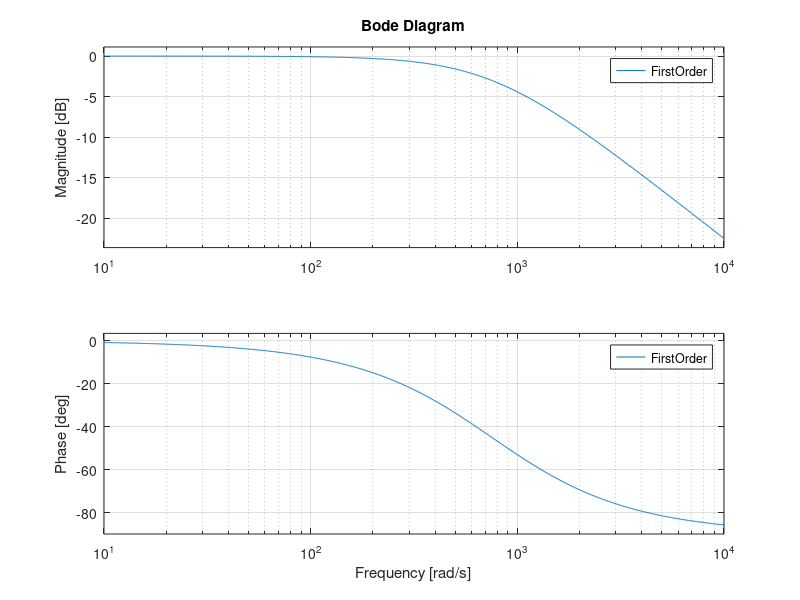
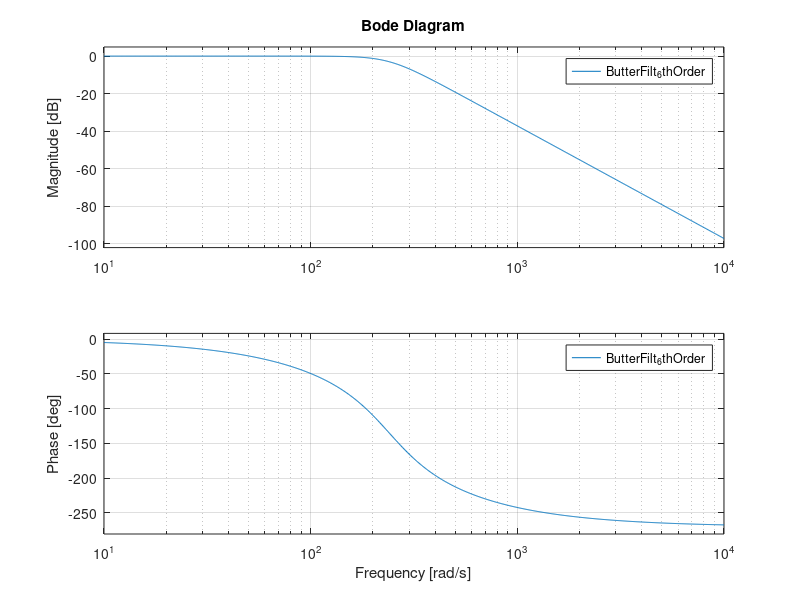
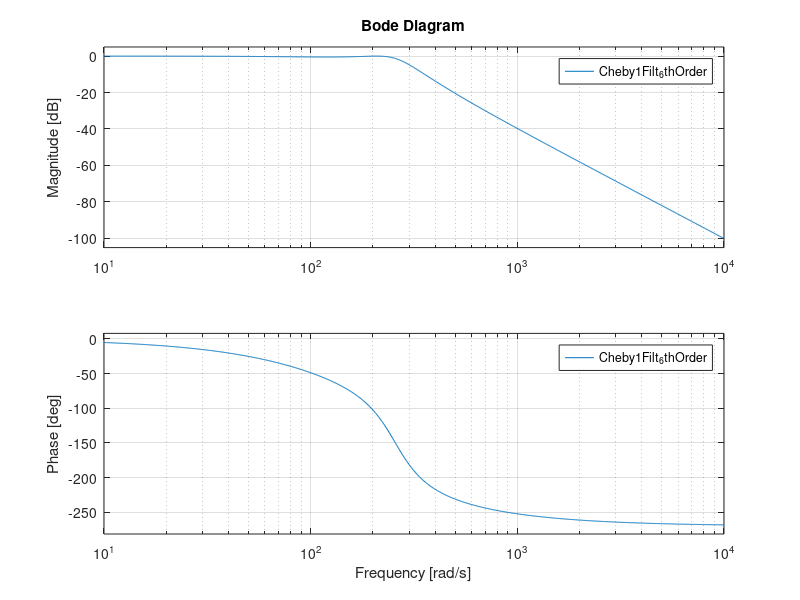
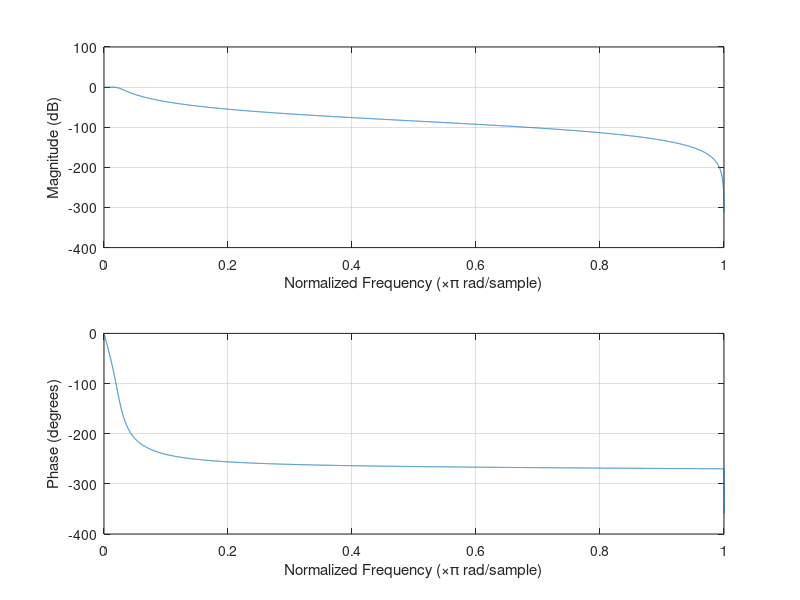

These charts were generated, in order, by the following MATLAB code:
%Filter Options 
pkg load control 
pkg load signal

clf
fc = 120;
fsamp = 12000;

s = tf('s');
figure(1); 
FirstOrder =  fc*2*pi/(s + fc*2*pi);
bode(FirstOrder);

figure(2); 
[b,a] = butter (3, 120*2, "s");
ButterFilt_6thOrder = tf(b,a);
bode(ButterFilt_6thOrder);

figure(3); 
[b,a] = cheby1(3,0.5,120*2,"s");
Cheby1Filt_6thOrder = tf(b,a);
bode(Cheby1Filt_6thOrder);

%Discrete
figure(4); 
[b,a] = butter (3, 200/8000);
ButterFilt_6thOrder = tf(b,a);
freqz(b,a,10000);
printf("b = ");
for i = 1:4
      printf("%.12f,",b(i));
endfor
printf("\n");
printf("a = ");
for i = 1:4
      printf("%.12f,",a(i));
endfor
printf("\n");

figure(5); 
[b,a] = cheby1(2,0.5,100/8000);
Cheby1Filt_6thOrder = tf(b,a);
freqz(b,a,10000);
printf("b = ");
for i = 1:3
      printf("%.12f,",b(i));
endfor
printf("\n");
printf("a = ");
for i = 1:3
      printf("%.12f,",a(i));
endfor
printf("\n");
